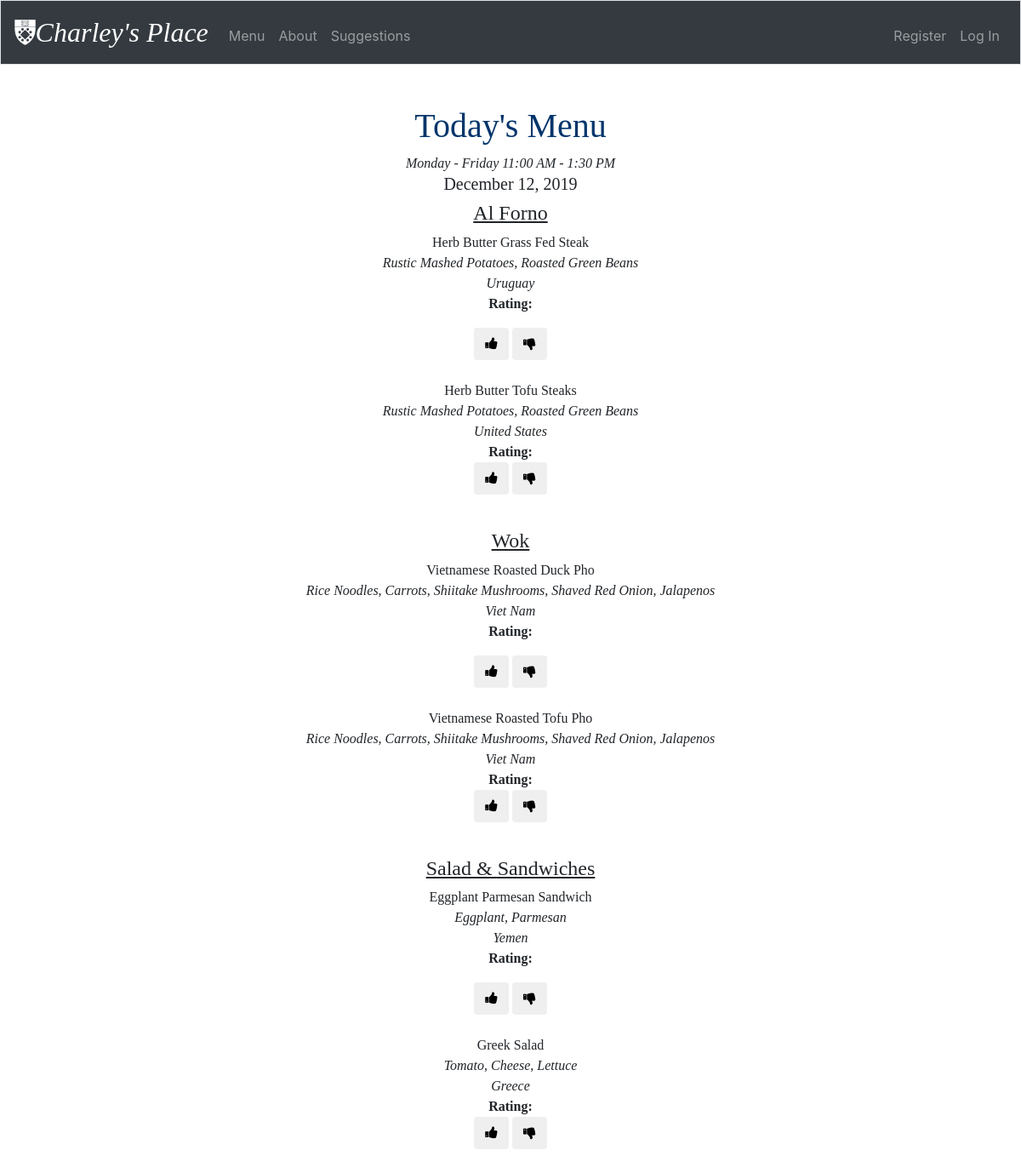
The page /home on the database its author committed.
### tables this page shows
CREATE TABLE 'dishes' ('ID' integer PRIMARY KEY AUTOINCREMENT NOT NULL, 'name' text NOT NULL, 'ingredients' text NOT NULL, 'type' text NOT NULL, 'country_of_origin' text NOT NULL, 'avg_rating' numeric, 'count_reviews' integer, 'creation_date'  date DEFAULT CURRENT_DATE  , 'creation_timestamp'  timestamp DEFAULT CURRENT_TIMESTAMP  , 'likes' INTEGER DEFAULT 0, 'dislikes' INTEGER DEFAULT 0);

### application.py (the view)
@app.route("/home", methods=["GET", "POST"])
def home():
    if request.method == "GET":
        menu = db.execute("SELECT * FROM dishes WHERE ID IN (SELECT dish_ID FROM menu_details WHERE menu_ID IN(SELECT MAX(menu_ID) FROM menu_details))")
        today = datetime.date.today().strftime("%B %d, %Y")
        return render_template("home.html", menu = menu, today = today)
    else:
        rating = request.form.get('rating')
        print(rating[0])
        print(rating)
        return redirect("/complete")

### application.py (called while the page is built)
@app.after_request
def after_request(response):
    response.headers["Cache-Control"] = "no-cache, no-store, must-revalidate"
    response.headers["Expires"] = 0
    response.headers["Pragma"] = "no-cache"
    return response

### templates/home.html (shortened to what this page needs)
{% extends "layout.html" %}
{% block main %}
<h1 class="title">Today's Menu</h1>
<section class ="menu">
<i>Monday - Friday 11:00 AM - 1:30 PM</i>
<h5>{{ today }}</h5>
<h4>Al Forno</h4>
<p>
    {% for row in menu %}
        {% if row['type'] == 'Al Forno' %}
            {{ row['name'] }}
            <br>
            <i>
            {{ row['ingredients'] }}
            <br>
            {{ row['country_of_origin'] }}
            </i>
            <br>
            <b>Rating:</b>
            <form method="post" action="/complete">
            <button type="submit" onclick="like()" input id="likebutton" name=like value={{ row['ID'] }} class="btn like_button"><i class="fa fa-thumbs-up"></i></button>
            <button type="submit" onclick="dislike()" input id="dislikebutton" name=dislike value={{ row['ID'] }} class="btn dislike_button"><i class="fa fa-thumbs-down"></i></button>
            </form>
            <br>
        {% endif %}
        {% endfor %}
</p>
<h4>Wok</h4>
<p>
    {% for row in menu %}
        {% if row['type'] == 'Wok' %}
            {{ row['name'] }}
            <br>
            <i>
            {{ row['ingredients'] }}
            <br>
            {{ row['country_of_origin'] }}
            </i>
            <br>
            <b>Rating:</b>
            <form method="post" action="/complete">
            <button type="submit" onclick="like()" input id="likebutton" name=like value={{ row['ID'] }} class="btn like_button"><i class="fa fa-thumbs-up"></i></button>
            <button type="submit" onclick="dislike()" input id="dislikebutton" name=dislike value={{ row['ID'] }} class="btn dislike_button"><i class="fa fa-thumbs-down"></i></button>
            </form>
            <br>
        {% endif %}
    {% endfor %}
</p>
<h4>Salad & Sandwiches</h4>
<p>
    {% for row in menu %}
        {% if row['type'] == 'Salad & Sandwiches' %}
            {{ row['name'] }}
            <br>
            <i>
            {{ row['ingredients'] }}
            <br>
            {{ row['country_of_origin'] }}
            </i>
            <br>
            <b>Rating:</b>
            <form method="post" action="/complete">
            <button type="submit" onclick="like()" input id="likebutton" name=like value={{ row['ID'] }} class="btn like_button"><i class="fa fa-thumbs-up"></i></button>
            <button type="submit" onclick="dislike()" input id="dislikebutton" name=dislike value={{ row['ID'] }} class="btn dislike_button"><i class="fa fa-thumbs-down"></i></button>
            </form>
            <br>
        {% endif %}
        {% endfor %}
</p>
    {% endblock %}

### templates/layout.html (shortened to what this page needs)
<!DOCTYPE html>
<html lang="en">
    <head>
        <link href="https://maxcdn.bootstrapcdn.com/bootstrap/4.1.3/css/bootstrap.min.css" rel="stylesheet">
        <link href="//maxcdn.bootstrapcdn.com/font-awesome/4.1.0/css/font-awesome.min.css" rel="stylesheet">
        <link href="https://cdnjs.cloudflare.com/ajax/libs/jquery.bootstrapvalidator/0.5.3/css/bootstrapValidator.min.css" rel="stylesheet">
        <link href="/static/styles.css" rel="stylesheet">
    </head>
    <body>
        <nav class="navbar navbar-expand-md navbar-dark bg-dark border">
            <img src="static/yale-som-crest.png" alt="logo"  height="30" class="d-inline-block align-top">
            <a class="navbar-brand" href="/home"><span color="white"><i> Charley's Place</i></span></a>
            <div class="collapse navbar-collapse" id="navbar">
                {% if session.user_id %}
                    <ul class="navbar-nav mr-auto mt-2">
                        <li class="nav-item"><a class="nav-link" href="/home">Menu</a></li>
                        <li class="nav-item"><a class="nav-link" href="/about">About</a></li>
                        <li class="nav-item"><a class="nav-link" href="/suggestions">Suggestions</a></li>
                        <li class="nav-item"><a class="nav-link" href="/dashboard">Dashboard</a></li>
                        <li class="nav-item"><a class="nav-link" href="/form">Create</a></li>
                    </ul>
                    <ul class="navbar-nav ml-auto mt-2">
                        <li class="nav-item"><a class="nav-link" href="/logout">Log Out</a></li>
                    </ul>
                {% else %}
                    <ul class="navbar-nav mr-auto mt-2">
                        <li class="nav-item"><a class="nav-link" href="/home">Menu</a></li>
                        <li class="nav-item"><a class="nav-link" href="/about">About</a></li>
                        <li class="nav-item"><a class="nav-link" href="/suggestions">Suggestions</a></li>
                    </ul>
                    <ul class="navbar-nav ml-auto mt-2">
                        <li class="nav-item"><a class="nav-link" href="/register">Register</a></li>
                        <li class="nav-item"><a class="nav-link" href="/login">Log In</a></li>
                    </ul>
                {% endif %}
            </div>
        </nav>
        <main class="container p-5">
            {% block main %}{% endblock %}
        </main>
    </body>
</html>

### static/styles.css (style rules this page uses)
nav .navbar-brand { font-size: xx-large; font-family: 'YaleNew-Bold'; }
.title { font-family: 'YaleNew-Bold'; color: #00356b; font-size: 40px; }
main { overflow-x: auto; text-align: center; }
.menu { font-family: 'Times New Roman'; }
h4 { text-decoration: underline; }

### rows shown on the page
dishes: name "Herb Butter Grass Fed Steak", ingredients "Rustic Mashed Potatoes, Roasted Green Beans", country_of_origin "Uruguay", {{ row['ID'] }} 77 (drawn)
dishes: name "Herb Butter Tofu Steaks", ingredients "Rustic Mashed Potatoes, Roasted Green Beans", country_of_origin "United States", {{ row['ID'] }} 78 (drawn)
dishes: name "Vietnamese Roasted Duck Pho", ingredients "Rice Noodles, Carrots, Shiitake Mushrooms, Shaved Red Onion, Jalapenos", country_of_origin "Viet Nam", {{ row['ID'] }} 79 (drawn)
dishes: name "Vietnamese Roasted Tofu Pho", ingredients "Rice Noodles, Carrots, Shiitake Mushrooms, Shaved Red Onion, Jalapenos", country_of_origin "Viet Nam", {{ row['ID'] }} 80 (drawn)
dishes: name "Eggplant Parmesan Sandwich", ingredients "Eggplant, Parmesan", country_of_origin "Yemen", {{ row['ID'] }} 81 (drawn)
dishes: name "Greek Salad", ingredients "Tomato, Cheese, Lettuce", country_of_origin "Greece", {{ row['ID'] }} 82 (drawn)
